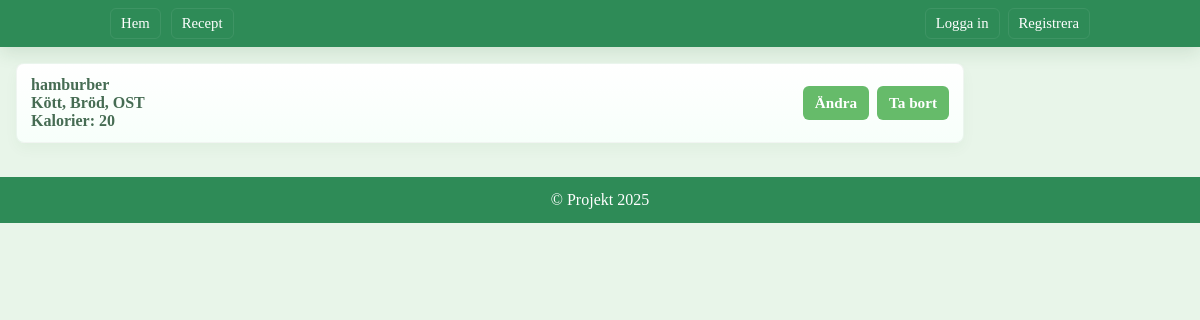
The app's page /recipe_collection, older data.
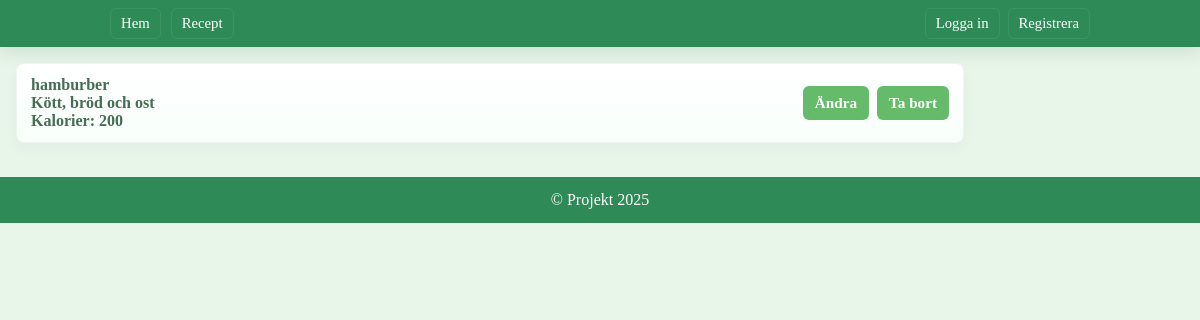
The same page, newer data.
### tables this page shows
CREATE TABLE recipes (
                        id INTEGER PRIMARY KEY AUTOINCREMENT,
                        title TEXT NOT NULL
                    , ingredients TEXT, calories INTEGER);

### app.py (the view)
@app.route('/recipe_collection')
def recipe_collection():
    recipes = get_all_recipes()
    return render_template('recipe_collection.html', recipes=recipes)

### app.py (called while the page is built)
def get_all_recipes():
    with sqlite3.connect('app.db') as conn:
        conn.row_factory = sqlite3.Row
        cursor = conn.cursor()
        cursor.execute("SELECT id, title, ingredients, calories FROM recipes ORDER BY id")
        return cursor.fetchall()

### templates/recipe_collection.html (shortened to what this page needs)
{% extends "base.html" %}
{% block content %}
    <ul class="recipe-list">
        {% for r in recipes %}
        <li data-id="{{ r['id'] }}">
            <div class="recipe-title">
                {{ r['title'] }}
                {% if r['ingredients'] %}
                <div class="recipe-ingredients">{{ r['ingredients'] }}</div>
                {% endif %}
                {% if r['calories'] %}
                <div class="recipe-calories">Kalorier: {{ r['calories'] }}</div>
                {% endif %}
            </div>
            <div class="recipe-actions">
                <a class="btn" href="{{ url_for('edit_recipe', recipe_id=r['id']) }}">Ändra</a>
                <form method="POST" action="{{ url_for('delete_recipe', recipe_id=r['id']) }}" style="margin:0;">
                    <button class="btn btn-danger" type="submit" aria-label="Ta bort recept">Ta bort</button>
                </form>
            </div>
        </li>
        {% else %}
        <li class="card">Inga recept ännu!</li>
        {% endfor %}
    </ul>
{% endblock %}

### templates/base.html (shortened to what this page needs)
<!DOCTYPE html>
<html lang="en">
<head>
    <link rel="stylesheet" href="{{ url_for('static', filename='style.css') }}">
</head>
<body>
    <div class="app">
        {% if not hide_nav %}
        <nav class="main-nav">
            <div class="nav-inner">
                <div class="nav-list">
                    <a class="nav-link" href="{{ url_for('index') }}">Hem</a>
                    <a class="nav-link" href="{{ url_for('recipe_collection') }}">Recept</a>
                </div>
                <div class="left">
                    {% if session.get('username') %}
                        <span>Inloggad som: {{ session.get('username') }}</span>
                        <a class="nav-link" href="{{ url_for('logout') }}">Logga ut</a>
                    {% else %}
                        <a class="nav-link" href="{{ url_for('login') }}">Logga in</a>
                        <a class="nav-link" href="{{ url_for('register') }}">Registrera</a>
                    {% endif %}
                </div>
            </div>
        </nav>
        {% endif %}
        <main class="site-main container content-left">
            {% block content %}{% endblock %}
        </main>
        {% if not hide_nav %}
        <footer>
            &copy; Projekt 2025
        </footer>
        {% endif %}
    </div>
</body>
</html>

### static/style.css (style rules this page uses)
:root { --primary-color: #2E8B57; --secondary-color: #E8F5E9; --third-color: #66BB6A; --forth-color: #1B5E20; --font-family: 'Arial, sans-serif'; --bg: var(--secondary-color); --text-color: #16331f; --muted: #466c53; --accent: #ffd54f; --danger: #d32f2f; --shadow: 0 6px 18px rgba(27,94,32,0.12); --radius: 8px; --gap: 12px; --nav-bg: var(--primary-color); --btn-bg: var(--third-color); --btn-hover: #4ea05a; --btn-contrast: #ffffff; }
html, body { height: 100%; margin: 0; background: var(--bg); color: var(--text-color); font-family: var(--font-family); -webkit-font-smoothing: antialiased; -moz-osx-font-smoothing: grayscale; }
a { color: inherit; text-decoration: none; }
.container { max-width: 980px; margin: 0 auto; padding: 0 16px; box-sizing: border-box; }
.app { min-height: 100vh; display: flex; flex-direction: column; }
.site-main { flex: 1 1 auto; display: block; }
.site-main { flex: none; display: block; }
.main-nav { width: 100%; background: var(--nav-bg); color: white; padding: 8px 0; box-shadow: var(--shadow); border-radius: 0; }
.nav-inner { max-width: 980px; margin: 0 auto; padding: 0 16px; display: flex; align-items: center; justify-content: space-between; gap: 12px; }
.nav-list { display:flex; gap:10px; align-items:center; flex-wrap:wrap; }
.left, .nav-actions { display:flex; gap:8px; align-items:center; }
.nav-list { display: flex; gap: 10px; align-items: center; flex-wrap: nowrap; }
.nav-list, .nav-actions { white-space: nowrap; overflow-x: auto; }
.nav-link { padding: 6px 10px; background: transparent; color: white; border-radius: 6px; border: 1px solid rgba(255,255,255,0.08); font-size: 0.92rem; transition: transform 0.12s cubic-bezier(.2,.9,.2,1), background 0.12s, box-shadow 0.12s; }
.btn { cursor: pointer; display: inline-flex; gap: 8px; align-items: center; justify-content: center; padding: 8px 12px; border-radius: 6px; border: none; color: var(--btn-contrast); background: var(--btn-bg); transition: transform 0.08s, background 0.12s, box-shadow 0.12s; font-weight: 600; font-family: var(--font-family); font-size: 0.95rem; }
button.btn { border: none; padding: 8px 12px; font-size: 0.95rem; font-family: var(--font-family); }
.btn { transition: transform 0.12s cubic-bezier(.2,.9,.2,1), background 0.12s, box-shadow 0.12s; }
::placeholder { font-size: 18px; }
form { margin: 0; }
footer { background: var(--nav-bg); padding: 14px 0; text-align: center; color: white; margin-top: 18px; }
.site-main.container.content-left { margin: 0; padding-left: 16px; max-width: 980px; box-sizing: border-box; }
ul.recipe-list { list-style: none; margin: 16px 0; padding: 0; display: flex; flex-direction: column; gap: 10px; }
li[data-id] { display: flex; align-items: center; justify-content: space-between; padding: 12px 14px; gap: 12px; border-radius: 8px; background: linear-gradient(180deg, #ffffff 0%, #f7fffa 100%); border: 1px solid rgba(27,94,32,0.06); box-shadow: 0 6px 14px rgba(27,94,32,0.04); }
.recipe-title { flex: 1 1 auto; font-weight: 600; color: var(--muted); word-break: break-word; }
.recipe-actions { display: flex; gap: 8px; align-items: center; flex-shrink: 0; }

Row changes from the older to the newer data that the page shows:
changed recipes "hamburber": ingredients "Kött, Bröd, OST" → "Kött, bröd och ost"; calories "20" → "200"
